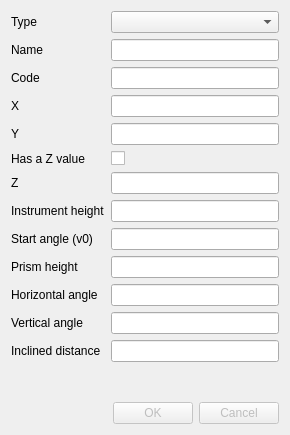
<?xml version="1.0" encoding="UTF-8"?>
<ui version="4.0">
 <class>TT_DialogEdit</class>
 <widget class="QDialog" name="TT_DialogEdit">
  <property name="geometry">
   <rect>
    <x>0</x>
    <y>0</y>
    <width>290</width>
    <height>435</height>
   </rect>
  </property>
  <property name="windowTitle">
   <string>Edit attributes</string>
  </property>
  <layout class="QVBoxLayout" name="verticalLayout">
   <item>
    <layout class="QFormLayout" name="formLayout">
     <item row="0" column="0">
      <widget class="QLabel" name="lbType">
       <property name="text">
        <string>Type</string>
       </property>
      </widget>
     </item>
     <item row="0" column="1">
      <widget class="QComboBox" name="cbType"/>
     </item>
     <item row="1" column="0">
      <widget class="QLabel" name="lbName">
       <property name="text">
        <string>Name</string>
       </property>
      </widget>
     </item>
     <item row="1" column="1">
      <widget class="QLineEdit" name="leName"/>
     </item>
     <item row="2" column="0">
      <widget class="QLabel" name="lbCode">
       <property name="text">
        <string>Code</string>
       </property>
      </widget>
     </item>
     <item row="2" column="1">
      <widget class="QLineEdit" name="leCode"/>
     </item>
     <item row="3" column="0">
      <widget class="QLabel" name="lbX">
       <property name="text">
        <string>X</string>
       </property>
      </widget>
     </item>
     <item row="3" column="1">
      <widget class="QLineEdit" name="leX"/>
     </item>
     <item row="4" column="0">
      <widget class="QLabel" name="lbY">
       <property name="text">
        <string>Y</string>
       </property>
      </widget>
     </item>
     <item row="4" column="1">
      <widget class="QLineEdit" name="leY"/>
     </item>
     <item row="5" column="0">
      <widget class="QLabel" name="lbHasZ">
       <property name="text">
        <string>Has a Z value</string>
       </property>
      </widget>
     </item>
     <item row="5" column="1">
      <widget class="QCheckBox" name="cbHasZ">
       <property name="text">
        <string/>
       </property>
      </widget>
     </item>
     <item row="6" column="0">
      <widget class="QLabel" name="lbZ">
       <property name="text">
        <string>Z</string>
       </property>
      </widget>
     </item>
     <item row="6" column="1">
      <widget class="QLineEdit" name="leZ"/>
     </item>
     <item row="7" column="0">
      <widget class="QLabel" name="lbIh">
       <property name="text">
        <string>Instrument height</string>
       </property>
      </widget>
     </item>
     <item row="7" column="1">
      <widget class="QLineEdit" name="leIh"/>
     </item>
     <item row="8" column="0">
      <widget class="QLabel" name="lbV0">
       <property name="text">
        <string>Start angle (v0)</string>
       </property>
      </widget>
     </item>
     <item row="8" column="1">
      <widget class="QLineEdit" name="leV0"/>
     </item>
     <item row="9" column="0">
      <widget class="QLabel" name="lbPh">
       <property name="text">
        <string>Prism height</string>
       </property>
      </widget>
     </item>
     <item row="9" column="1">
      <widget class="QLineEdit" name="lePh"/>
     </item>
     <item row="10" column="0">
      <widget class="QLabel" name="lbHa">
       <property name="text">
        <string>Horizontal angle</string>
       </property>
      </widget>
     </item>
     <item row="10" column="1">
      <widget class="QLineEdit" name="leHa"/>
     </item>
     <item row="11" column="0">
      <widget class="QLabel" name="lbVa">
       <property name="text">
        <string>Vertical angle</string>
       </property>
      </widget>
     </item>
     <item row="11" column="1">
      <widget class="QLineEdit" name="leVa"/>
     </item>
     <item row="12" column="0">
      <widget class="QLabel" name="lbId">
       <property name="text">
        <string>Inclined distance</string>
       </property>
      </widget>
     </item>
     <item row="12" column="1">
      <widget class="QLineEdit" name="leId"/>
     </item>
    </layout>
   </item>
   <item>
    <widget class="QDialogButtonBox" name="buttonBox">
     <property name="enabled">
      <bool>false</bool>
     </property>
     <property name="orientation">
      <enum>Qt::Orientation::Horizontal</enum>
     </property>
     <property name="standardButtons">
      <set>QDialogButtonBox::StandardButton::Cancel|QDialogButtonBox::StandardButton::Ok</set>
     </property>
    </widget>
   </item>
  </layout>
 </widget>
 <resources/>
 <connections>
  <connection>
   <sender>buttonBox</sender>
   <signal>accepted()</signal>
   <receiver>TT_DialogEdit</receiver>
   <slot>accept()</slot>
   <hints>
    <hint type="sourcelabel">
     <x>248</x>
     <y>254</y>
    </hint>
    <hint type="destinationlabel">
     <x>157</x>
     <y>274</y>
    </hint>
   </hints>
  </connection>
  <connection>
   <sender>buttonBox</sender>
   <signal>rejected()</signal>
   <receiver>TT_DialogEdit</receiver>
   <slot>reject()</slot>
   <hints>
    <hint type="sourcelabel">
     <x>316</x>
     <y>260</y>
    </hint>
    <hint type="destinationlabel">
     <x>286</x>
     <y>274</y>
    </hint>
   </hints>
  </connection>
 </connections>
</ui>
